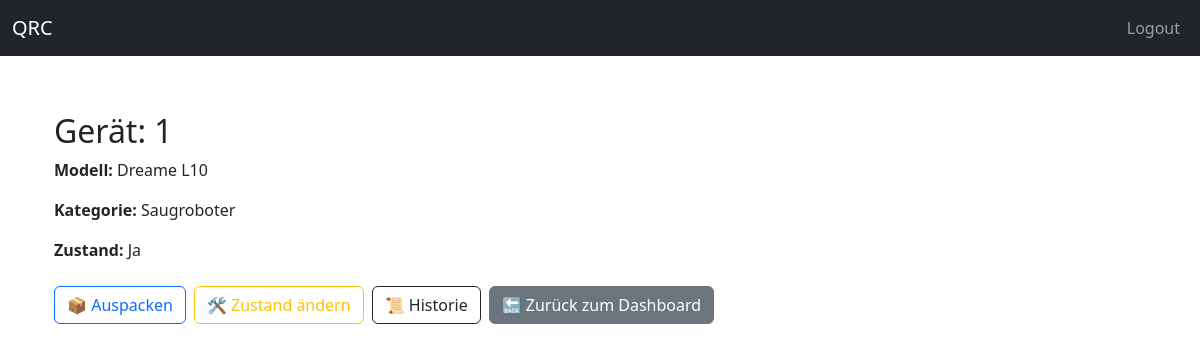
/geraete/geraet/1 (signed in), run on the app's committed database.
### models/geraet_db.py (models this page shows)
class Geraet(db.Model):
    __tablename__ = "geraete"
    id = db.Column(db.Integer, primary_key=True)
    qrcode = db.Column(db.String, unique=True, nullable=False)
    modell_id = db.Column(db.Integer, db.ForeignKey("modell.id"), nullable=False)
    zustand_id = db.Column(db.Integer, db.ForeignKey("zustaende.id"), nullable=False)
    benutzer_id = db.Column(db.Integer, db.ForeignKey("benutzer.id"), nullable=False)
    modell = db.relationship("Modell", back_populates="geraete")
    zustand = db.relationship("Zustand")
    benutzer = db.relationship("Benutzer", backref="geraete")
    historie = db.relationship("Historie", backref="geraet", lazy=True)
    module = db.relationship("Modul", back_populates="geraet", cascade="all, delete-orphan")
    teile = db.relationship("Teil", back_populates="geraet")

### models/modell_db.py (models this page shows, shortened)
class Modell(db.Model):
    __tablename__ = "modell"
    id = db.Column(db.Integer, primary_key=True, index=True)
    name = db.Column(db.String(100), unique=True, nullable=False, index=True)
    kategorie_id = db.Column(db.Integer, db.ForeignKey("kategorie.id"), nullable=False)
    kategorie = db.relationship("Kategorie", back_populates="modelle")
    geraete = db.relationship("Geraet", back_populates="modell")
    module = db.relationship(Modul, back_populates="modell", cascade="all, delete-orphan")

### models/kategorie_db.py (models this page shows, shortened)
class Kategorie(db.Model):
    __tablename__ = "kategorie"
    id = db.Column(db.Integer, primary_key=True)
    name = db.Column(db.String(100), nullable=False, unique=True)
    modelle = db.relationship("Modell", back_populates="kategorie", lazy=True)

### models/zustand_db.py (models this page shows, shortened)
class Zustand(Base):
    __tablename__ = "zustaende"
    id = Column(Integer, primary_key=True)
    value = Column(String, nullable=False)
    kategorie = Column(String, nullable=False)  # z. B. "Anwesenheit", "Sauberkeit", "Funktioniert"
    __table_args__ = (
        UniqueConstraint("value", "kategorie", name="uix_value_kategorie"),
    )

### app/routes/geraete_routes.py (the view)
@geraete_bp.route("/geraet/<qrcode>", endpoint="geraet_seite")
@login_required
def geraet_seite(qrcode):
    geraet = GeraetDB.query.filter_by(qrcode=qrcode).first_or_404()
    return render_template("geraet.html", geraet=geraet)

### app/app.py (called while the page is built)
@login_manager.user_loader
def load_user(user_id):
    return Benutzer.query.get(int(user_id))

### app/templates/geraet.html
{% extends "base.html" %}
{% block content %}
<div class="container mt-5">
  <h2>Gerät: {{ geraet.qrcode }}</h2>
  <p><strong>Modell:</strong> {{ geraet.modell.name }}</p>
  <p><strong>Kategorie:</strong> {{ geraet.modell.kategorie.name }}</p>
  <p><strong>Zustand:</strong> {{ geraet.zustand.value }}</p>
  <div class="mt-4 d-flex flex-wrap gap-2">
    <a href="{{ url_for('auspacken.anzeigen', geraet_id=geraet.id) }}" class="btn btn-outline-primary">📦 Auspacken</a>
    <a href="{{ url_for('zustand_aendern.anzeigen', geraet_id=geraet.id) }}" class="btn btn-outline-warning">🛠 Zustand ändern</a>
    <a href="{{ url_for('geraete.geraet_historie', qrcode=geraet.qrcode) }}" class="btn btn-outline-dark">📜 Historie</a>
    <a href="{{ url_for('benutzer.dashboard') }}" class="btn btn-secondary">🔙 Zurück zum Dashboard</a>
  </div>
</div>
{% endblock %}

### app/templates/base.html (style rules this page uses)
body { padding-top: 4rem; }

### data on the page
Geraet: qrcode "1"
Modell: modell.name "Dreame L10"
Kategorie: modell.kategorie.name "Saugroboter"
Zustand: zustand.value "Ja"
